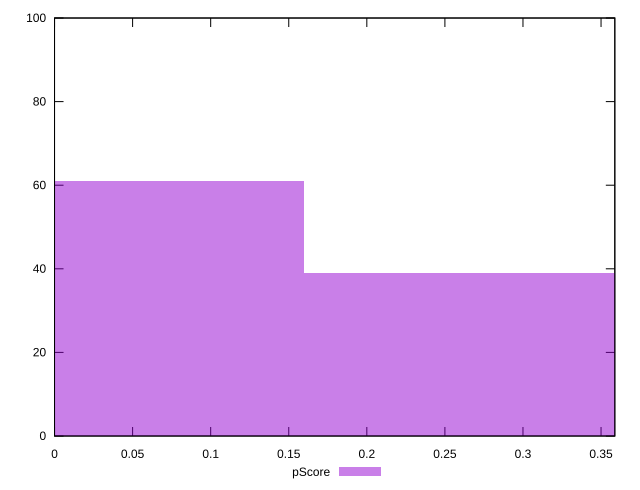

This figure's gnuplot source:
reset

$pScore <<EOF
0 61
0.3191561108537519 39
EOF

set key outside below
set boxwidth 0.3191561108537519
set xrange [0:0.3588235294117647]
set yrange [0:100]
set trange [0:100]
set style fill transparent solid 0.5 noborder
set terminal svg size 640, 490 enhanced background rgb 'white'
set output "report_00020_2021-02-19T21:17:38.612Z2/uses-text-compression/samples/pages/pScore/histogram.svg"

plot $pScore title "pScore" with boxes

reset
